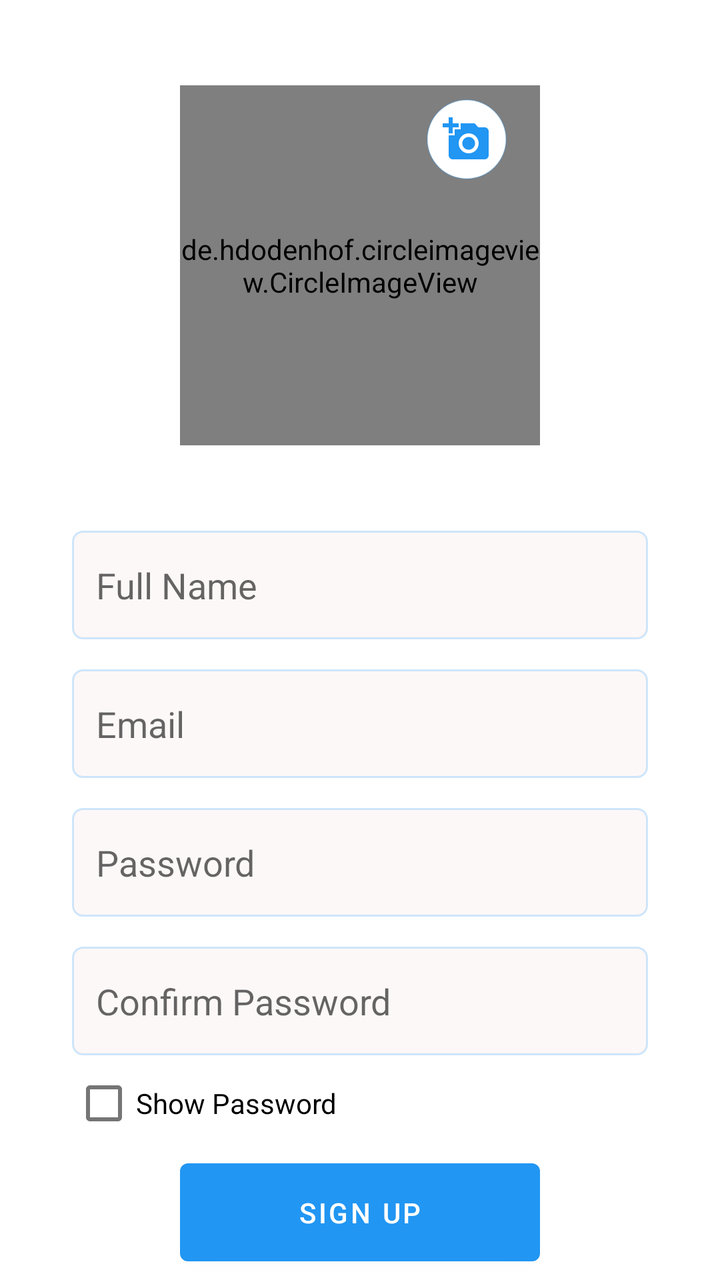
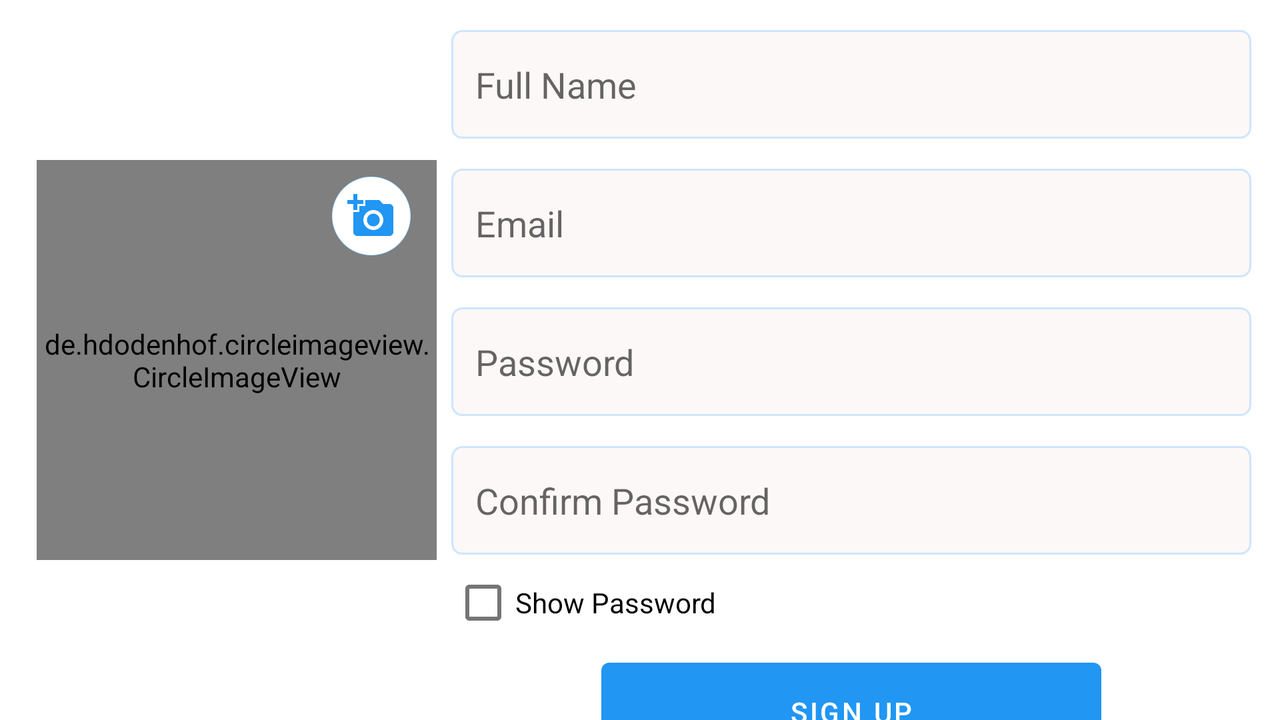

Compare how this app lays out the same screen by default and in its alternative resource folder. The renders come first, then the two layout files and the values they reference.
<!-- AndroidManifest.xml: activity theme Theme.ProjectSkeletonWithHilt.NoToolbar -->
<!-- res/layout/activity_sign_up.xml -->
<?xml version="1.0" encoding="utf-8"?>
<androidx.coordinatorlayout.widget.CoordinatorLayout xmlns:android="http://schemas.android.com/apk/res/android"
    xmlns:app="http://schemas.android.com/apk/res-auto"
    xmlns:tools="http://schemas.android.com/tools"
    android:layout_width="match_parent"
    android:layout_height="match_parent"
    tools:context=".activities.login.LoginActivity">

    <androidx.core.widget.NestedScrollView
        android:layout_width="match_parent"
        android:layout_height="match_parent"
        android:fillViewport="true"
        app:layout_behavior="@string/appbar_scrolling_view_behavior">

        <androidx.constraintlayout.widget.ConstraintLayout
            android:id="@+id/container"
            android:layout_width="match_parent"
            android:layout_height="match_parent">

            <de.hdodenhof.circleimageview.CircleImageView
                android:id="@+id/imageView"
                android:layout_width="0dp"
                android:layout_height="0dp"
                android:orientation="vertical"
                android:src="@drawable/profile_placeholder"
                app:civ_border_color="@color/light_blue_600"
                app:civ_border_width="1dp"
                app:layout_constraintBottom_toTopOf="@+id/guideline_horizontal_25_top"
                app:layout_constraintDimensionRatio="1:1"
                app:layout_constraintEnd_toEndOf="@id/guideline_button_end"
                app:layout_constraintHeight_max="200dp"
                app:layout_constraintStart_toStartOf="@id/guideline_button_start"
                app:layout_constraintTop_toTopOf="@+id/guideline_horizontal_25_top"
                app:layout_constraintWidth_max="200dp" />

            <ImageView
                android:layout_width="wrap_content"
                android:layout_height="wrap_content"
                android:background="@drawable/custom_icon_round"
                android:src="@drawable/ic_baseline_add_a_photo_24"
                app:layout_constraintBottom_toBottomOf="@+id/imageView"
                app:layout_constraintEnd_toEndOf="@+id/imageView"
                app:layout_constraintHorizontal_bias="0.88"
                app:layout_constraintStart_toStartOf="@+id/imageView"
                app:layout_constraintTop_toTopOf="@+id/imageView"
                app:layout_constraintVertical_bias="0.05"
                app:tint="?attr/colorPrimary" />

            <EditText
                android:id="@+id/inputFullName"
                android:layout_width="0dp"
                android:layout_height="wrap_content"
                android:background="@drawable/custom_edittext_round_corner"
                android:drawableStart="@drawable/ic_person"
                android:drawablePadding="12dp"
                android:hint="@string/prompt_full_name"
                android:importantForAutofill="no"
                android:inputType="textPersonName"
                android:paddingVertical="15dp"
                android:paddingStart="12dp"
                android:paddingEnd="12dp"
                android:selectAllOnFocus="true"
                app:layout_constraintEnd_toStartOf="@+id/guideline_vertical_end"
                app:layout_constraintStart_toStartOf="@+id/guideline_vertical_start"
                app:layout_constraintTop_toTopOf="@+id/guideline_horizontal_center"
                app:layout_constraintWidth_max="500dp" />

            <EditText
                android:id="@+id/inputEmail"
                android:layout_width="0dp"
                android:layout_height="wrap_content"
                android:layout_marginTop="15dp"
                android:background="@drawable/custom_edittext_round_corner"
                android:drawableStart="@drawable/ic_email"
                android:drawablePadding="12dp"
                android:hint="@string/prompt_email"
                android:importantForAutofill="no"
                android:inputType="textEmailAddress"
                android:paddingVertical="15dp"
                android:paddingStart="12dp"
                android:paddingEnd="12dp"
                android:selectAllOnFocus="true"
                app:layout_constraintEnd_toStartOf="@+id/guideline_vertical_end"
                app:layout_constraintStart_toStartOf="@+id/guideline_vertical_start"
                app:layout_constraintTop_toBottomOf="@+id/inputFullName"
                app:layout_constraintWidth_max="500dp" />


            <EditText
                android:id="@+id/inputPassword"
                android:layout_width="0dp"
                android:layout_height="wrap_content"
                android:layout_marginTop="15dp"
                android:background="@drawable/custom_edittext_round_corner"
                android:drawableStart="@drawable/ic_password"
                android:drawablePadding="12dp"
                android:hint="@string/prompt_password"
                android:inputType="textPassword"
                android:paddingVertical="15dp"
                android:paddingStart="12dp"
                android:paddingEnd="12dp"
                android:selectAllOnFocus="true"
                app:layout_constraintEnd_toStartOf="@+id/guideline_vertical_end"
                app:layout_constraintStart_toStartOf="@+id/guideline_vertical_start"
                app:layout_constraintTop_toBottomOf="@+id/inputEmail"
                app:layout_constraintWidth_max="500dp" />

            <EditText
                android:id="@+id/inputConfirmPassword"
                android:layout_width="0dp"
                android:layout_height="wrap_content"
                android:layout_marginTop="15dp"
                android:background="@drawable/custom_edittext_round_corner"
                android:drawableStart="@drawable/ic_password"
                android:drawablePadding="12dp"
                android:hint="@string/prompt_confirm_password"
                android:imeOptions="actionDone"
                android:inputType="textPassword"
                android:paddingVertical="15dp"
                android:paddingStart="12dp"
                android:paddingEnd="12dp"
                android:selectAllOnFocus="true"
                app:layout_constraintEnd_toStartOf="@+id/guideline_vertical_end"
                app:layout_constraintStart_toStartOf="@+id/guideline_vertical_start"
                app:layout_constraintTop_toBottomOf="@+id/inputPassword"
                app:layout_constraintWidth_max="500dp" />

            <CheckBox
                android:id="@+id/checkBoxShowPassword"
                android:layout_width="wrap_content"
                android:layout_height="wrap_content"
                android:text="@string/title_check_box_show_password"
                app:layout_constraintStart_toStartOf="@+id/inputConfirmPassword"
                app:layout_constraintTop_toBottomOf="@+id/inputConfirmPassword" />

            <Button
                android:id="@+id/login"
                android:layout_width="0dp"
                android:layout_height="wrap_content"
                android:layout_gravity="start"
                android:paddingVertical="15dp"
                android:text="@string/action_sign_up"
                app:layout_constraintBottom_toTopOf="@+id/guideline_horizontal_end"
                app:layout_constraintEnd_toStartOf="@+id/guideline_button_end"
                app:layout_constraintStart_toStartOf="@+id/guideline_button_start"
                app:layout_constraintTop_toBottomOf="@+id/checkBoxShowPassword"
                app:layout_constraintVertical_bias="0.4"
                app:layout_constraintWidth_max="350dp" />

            <ProgressBar
                android:id="@+id/loading"
                android:layout_width="wrap_content"
                android:layout_height="wrap_content"
                android:layout_gravity="center"
                android:layout_marginTop="64dp"
                android:layout_marginBottom="64dp"
                android:visibility="gone"
                app:layout_constraintBottom_toBottomOf="parent"
                app:layout_constraintEnd_toEndOf="@+id/inputConfirmPassword"
                app:layout_constraintStart_toStartOf="@+id/inputConfirmPassword"
                app:layout_constraintTop_toTopOf="parent"
                app:layout_constraintVertical_bias="0.3" />

            <androidx.constraintlayout.widget.Guideline
                android:id="@+id/guideline_vertical_start"
                android:layout_width="wrap_content"
                android:layout_height="wrap_content"
                android:orientation="vertical"
                app:layout_constraintGuide_percent="0.1" />

            <androidx.constraintlayout.widget.Guideline
                android:id="@+id/guideline_vertical_end"
                android:layout_width="wrap_content"
                android:layout_height="wrap_content"
                android:orientation="vertical"
                app:layout_constraintGuide_percent="0.9" />

            <androidx.constraintlayout.widget.Guideline
                android:id="@+id/guideline_button_start"
                android:layout_width="wrap_content"
                android:layout_height="wrap_content"
                android:orientation="vertical"
                app:layout_constraintGuide_percent="0.25" />

            <androidx.constraintlayout.widget.Guideline
                android:id="@+id/guideline_button_end"
                android:layout_width="wrap_content"
                android:layout_height="wrap_content"
                android:orientation="vertical"
                app:layout_constraintGuide_percent="0.75" />

            <androidx.constraintlayout.widget.Guideline
                android:id="@+id/guideline_horizontal_start"
                android:layout_width="wrap_content"
                android:layout_height="wrap_content"
                android:orientation="horizontal"
                app:layout_constraintGuide_percent="0.04" />

            <androidx.constraintlayout.widget.Guideline
                android:id="@+id/guideline_horizontal_end"
                android:layout_width="wrap_content"
                android:layout_height="wrap_content"
                android:orientation="horizontal"
                app:layout_constraintGuide_percent="0.96" />

            <androidx.constraintlayout.widget.Guideline
                android:id="@+id/guideline_horizontal_center"
                android:layout_width="wrap_content"
                android:layout_height="wrap_content"
                android:orientation="horizontal"
                app:layout_constraintGuide_percent="0.4" />

            <androidx.constraintlayout.widget.Guideline
                android:id="@+id/guideline_horizontal_25_top"
                android:layout_width="wrap_content"
                android:layout_height="wrap_content"
                android:orientation="horizontal"
                app:layout_constraintGuide_percent="0.20" />

        </androidx.constraintlayout.widget.ConstraintLayout>
    </androidx.core.widget.NestedScrollView>

</androidx.coordinatorlayout.widget.CoordinatorLayout>
<!-- resources referenced by this layout -->
<resources>
  <color name="light_blue_600">#FF039BE5</color>
  <!-- drawable custom_edittext_round_corner (drawable) -->
  <?xml version="1.0" encoding="utf-8"?>
  <selector xmlns:android="http://schemas.android.com/apk/res/android">
  
      
      <item android:state_enabled="true" android:state_focused="true">
          <shape android:shape="rectangle">
              <solid android:color="@color/colorEditTextBackgroundFocused" />
              <corners android:radius="5dp" />
              <stroke android:width="3px" android:color="@color/colorEditTextBackgroundEnabled" />
          </shape>
      </item>
  
      
      <item android:state_enabled="true">
          <shape android:shape="rectangle">
              <solid android:color="@color/colorEditTextBackgroundEnabled" />
              <corners android:radius="5dp" />
              <stroke android:width="3px" android:color="@color/colorEditTextBackgroundFocused" />
  
          </shape>
      </item>
  
      <item android:state_enabled="false">
          <shape android:shape="rectangle">
              <solid android:color="@color/colorEditTextBackgroundDisabled" />
              <corners android:radius="5dp" />
          </shape>
      </item>
  
  </selector>
  <!-- drawable custom_icon_round (drawable) -->
  <?xml version="1.0" encoding="utf-8"?>
  <selector xmlns:android="http://schemas.android.com/apk/res/android">
  
      
      <item android:state_enabled="true">
          <shape android:shape="rectangle">
              <solid android:color="@color/colorIconBackground" />
              <corners android:radius="100dp" />
              <padding android:bottom="8dp" android:left="8dp" android:right="8dp" android:top="8dp" />
              <stroke android:width="2px" android:color="@color/colorEditTextBackgroundFocused" />
          </shape>
      </item>
  
  </selector>
  <!-- drawable ic_baseline_add_a_photo_24 (drawable) -->
  <vector android:height="24dp" android:tint="#727272"
      android:viewportHeight="24" android:viewportWidth="24"
      android:width="24dp" xmlns:android="http://schemas.android.com/apk/res/android">
      <path android:fillColor="@android:color/white" android:pathData="M3,4V1h2v3h3v2H5v3H3V6H0V4H3zM6,10V7h3V4h7l1.83,2H21c1.1,0 2,0.9 2,2v12c0,1.1 -0.9,2 -2,2H5c-1.1,0 -2,-0.9 -2,-2V10H6zM13,19c2.76,0 5,-2.24 5,-5s-2.24,-5 -5,-5s-5,2.24 -5,5S10.24,19 13,19zM9.8,14c0,1.77 1.43,3.2 3.2,3.2s3.2,-1.43 3.2,-3.2s-1.43,-3.2 -3.2,-3.2S9.8,12.23 9.8,14z"/>
  </vector>
  <!-- drawable profile_placeholder: png bitmap (drawable, 12008 bytes) -->
  <string name="action_sign_up">Sign up</string>
  <string name="prompt_confirm_password">Confirm Password</string>
  <string name="prompt_email">Email</string>
  <string name="prompt_full_name">Full Name</string>
  <string name="prompt_password">Password</string>
  <string name="title_check_box_show_password">Show Password</string>
  <style name="Theme.ProjectSkeletonWithHilt.NoToolbar">
          <item name="windowActionBar">false</item>
          <item name="windowNoTitle">true</item>
      </style>
  <color name="colorEditTextBackgroundFocused">#372196F3</color>
  <color name="colorEditTextBackgroundEnabled">#E2FDF7F7</color>
  <color name="colorEditTextBackgroundDisabled">#BABABA</color>
  <color name="colorIconBackground">#FFFFFF</color>
</resources>
<!-- res/layout-land/activity_sign_up.xml (the repository's variant of the layout above) -->
<!-- drawn on the phone turned sideways -->
<?xml version="1.0" encoding="utf-8"?>
<androidx.constraintlayout.widget.ConstraintLayout xmlns:android="http://schemas.android.com/apk/res/android"
    xmlns:app="http://schemas.android.com/apk/res-auto"
    xmlns:tools="http://schemas.android.com/tools"
    android:layout_width="match_parent"
    android:layout_height="match_parent"
    tools:context=".activities.signup.SignUpActivity">

    <androidx.constraintlayout.widget.Guideline
        android:id="@+id/guideline_vertical_center"
        android:layout_width="wrap_content"
        android:layout_height="wrap_content"
        android:orientation="vertical"
        app:layout_constraintGuide_percent="0.35" />

    <de.hdodenhof.circleimageview.CircleImageView
        android:id="@+id/imageView"
        android:layout_width="0dp"
        android:layout_height="0dp"
        android:orientation="vertical"
        android:src="@drawable/profile_placeholder"
        app:civ_border_color="@color/light_blue_600"
        app:civ_border_width="1dp"
        app:layout_constraintBottom_toTopOf="@+id/guideline_horizontal_end"
        app:layout_constraintDimensionRatio="1:1"
        app:layout_constraintEnd_toStartOf="@+id/guideline_vertical_center"
        app:layout_constraintHeight_max="200dp"
        app:layout_constraintStart_toStartOf="@+id/guideline_vertical_start"
        app:layout_constraintTop_toTopOf="@+id/guideline_horizontal_start"
        app:layout_constraintWidth_max="200dp" />

    <ImageView
        android:layout_width="wrap_content"
        android:layout_height="wrap_content"
        android:background="@drawable/custom_icon_round"
        android:src="@drawable/ic_baseline_add_a_photo_24"
        app:layout_constraintBottom_toBottomOf="@+id/imageView"
        app:layout_constraintEnd_toEndOf="@+id/imageView"
        app:layout_constraintHorizontal_bias="0.92"
        app:layout_constraintStart_toStartOf="@+id/imageView"
        app:layout_constraintTop_toTopOf="@+id/imageView"
        app:layout_constraintVertical_bias="0.05"
        app:tint="?attr/colorPrimary" />

    <androidx.core.widget.NestedScrollView
        android:layout_width="0dp"
        android:layout_height="match_parent"
        android:fillViewport="true"
        app:layout_behavior="@string/appbar_scrolling_view_behavior"
        app:layout_constraintEnd_toEndOf="@+id/guideline_vertical_end"
        app:layout_constraintStart_toEndOf="@id/guideline_vertical_center">

        <androidx.constraintlayout.widget.ConstraintLayout
            android:id="@+id/container"
            android:layout_width="match_parent"
            android:layout_height="match_parent">


            <EditText
                android:id="@+id/inputFullName"
                android:layout_width="0dp"
                android:layout_height="wrap_content"
                android:layout_marginTop="15dp"
                android:background="@drawable/custom_edittext_round_corner"
                android:drawableStart="@drawable/ic_person"
                android:drawablePadding="12dp"
                android:hint="@string/prompt_full_name"
                android:importantForAutofill="no"
                android:inputType="textPersonName"
                android:paddingVertical="15dp"
                android:paddingStart="12dp"
                android:paddingEnd="12dp"
                android:selectAllOnFocus="true"
                app:layout_constraintBottom_toTopOf="@+id/inputEmail"
                app:layout_constraintEnd_toEndOf="parent"
                app:layout_constraintHorizontal_bias="0.5"
                app:layout_constraintStart_toStartOf="parent"
                app:layout_constraintTop_toTopOf="parent"
                app:layout_constraintVertical_chainStyle="packed"
                app:layout_constraintWidth_max="400dp" />

            <EditText
                android:id="@+id/inputEmail"
                android:layout_width="0dp"
                android:layout_height="wrap_content"
                android:layout_marginTop="15dp"
                android:background="@drawable/custom_edittext_round_corner"
                android:drawableStart="@drawable/ic_email"
                android:drawablePadding="12dp"
                android:hint="@string/prompt_email"
                android:importantForAutofill="no"
                android:inputType="textEmailAddress"
                android:paddingVertical="15dp"
                android:paddingStart="12dp"
                android:paddingEnd="12dp"
                android:selectAllOnFocus="true"

                app:layout_constraintBottom_toTopOf="@+id/inputPassword"
                app:layout_constraintEnd_toEndOf="parent"
                app:layout_constraintHorizontal_bias="0.5"
                app:layout_constraintStart_toStartOf="parent"
                app:layout_constraintTop_toBottomOf="@+id/inputFullName"
                app:layout_constraintWidth_max="400dp" />


            <EditText
                android:id="@+id/inputPassword"
                android:layout_width="0dp"
                android:layout_height="wrap_content"
                android:layout_marginTop="15dp"
                android:background="@drawable/custom_edittext_round_corner"
                android:drawableStart="@drawable/ic_password"
                android:drawablePadding="12dp"
                android:hint="@string/prompt_password"
                android:inputType="textPassword"
                android:paddingVertical="15dp"
                android:paddingStart="12dp"
                android:paddingEnd="12dp"
                android:selectAllOnFocus="true"
                app:layout_constraintBottom_toTopOf="@+id/inputConfirmPassword"
                app:layout_constraintEnd_toEndOf="parent"
                app:layout_constraintHorizontal_bias="0.5"
                app:layout_constraintStart_toStartOf="parent"
                app:layout_constraintTop_toBottomOf="@+id/inputEmail"
                app:layout_constraintWidth_max="400dp" />

            <EditText
                android:id="@+id/inputConfirmPassword"
                android:layout_width="0dp"
                android:layout_height="wrap_content"
                android:layout_marginTop="15dp"
                android:background="@drawable/custom_edittext_round_corner"
                android:drawableStart="@drawable/ic_password"
                android:drawablePadding="12dp"
                android:hint="@string/prompt_confirm_password"
                android:imeOptions="actionDone"
                android:inputType="textPassword"
                android:paddingVertical="15dp"
                android:paddingStart="12dp"
                android:paddingEnd="12dp"
                android:selectAllOnFocus="true"
                app:layout_constraintBottom_toTopOf="@+id/checkBoxShowPassword"
                app:layout_constraintEnd_toEndOf="parent"
                app:layout_constraintHorizontal_bias="0.5"
                app:layout_constraintStart_toStartOf="parent"
                app:layout_constraintTop_toBottomOf="@+id/inputPassword"
                app:layout_constraintWidth_max="400dp" />

            <CheckBox
                android:id="@+id/checkBoxShowPassword"
                android:layout_width="wrap_content"
                android:layout_height="wrap_content"
                android:text="@string/title_check_box_show_password"
                app:layout_constraintBottom_toTopOf="@+id/login"
                app:layout_constraintStart_toStartOf="@+id/inputConfirmPassword"
                app:layout_constraintTop_toBottomOf="@+id/inputConfirmPassword" />

            <Button
                android:id="@+id/login"
                android:layout_width="0dp"
                android:layout_height="wrap_content"
                android:layout_gravity="start"
                android:paddingVertical="15dp"
                android:text="@string/action_sign_up"
                app:layout_constraintBottom_toBottomOf="parent"
                app:layout_constraintEnd_toEndOf="parent"
                app:layout_constraintHorizontal_bias="0.5"
                app:layout_constraintStart_toStartOf="parent"
                app:layout_constraintTop_toBottomOf="@+id/checkBoxShowPassword"
                app:layout_constraintVertical_bias="0.4"
                app:layout_constraintWidth_max="250dp" />

            <ProgressBar
                android:id="@+id/loading"
                android:layout_width="wrap_content"
                android:layout_height="wrap_content"
                android:layout_gravity="center"
                android:layout_marginTop="64dp"
                android:layout_marginBottom="64dp"
                android:visibility="gone"
                app:layout_constraintBottom_toBottomOf="parent"
                app:layout_constraintEnd_toEndOf="@+id/inputConfirmPassword"
                app:layout_constraintStart_toStartOf="@+id/inputConfirmPassword"
                app:layout_constraintTop_toTopOf="parent"
                app:layout_constraintVertical_bias="0.3" />


            <androidx.constraintlayout.widget.Guideline
                android:id="@+id/guideline_button_start"
                android:layout_width="wrap_content"
                android:layout_height="wrap_content"
                android:orientation="vertical"
                app:layout_constraintGuide_percent="0.25" />

            <androidx.constraintlayout.widget.Guideline
                android:id="@+id/guideline_button_end"
                android:layout_width="wrap_content"
                android:layout_height="wrap_content"
                android:orientation="vertical"
                app:layout_constraintGuide_percent="0.75" />


            <androidx.constraintlayout.widget.Guideline
                android:id="@+id/guideline_horizontal_25_top"
                android:layout_width="wrap_content"
                android:layout_height="wrap_content"
                android:orientation="horizontal"
                app:layout_constraintGuide_percent="0.20" />

        </androidx.constraintlayout.widget.ConstraintLayout>
    </androidx.core.widget.NestedScrollView>

    <androidx.constraintlayout.widget.Guideline
        android:id="@+id/guideline_vertical_start"
        android:layout_width="wrap_content"
        android:layout_height="wrap_content"
        android:orientation="vertical"
        app:layout_constraintGuide_percent="0.02" />

    <androidx.constraintlayout.widget.Guideline
        android:id="@+id/guideline_vertical_end"
        android:layout_width="wrap_content"
        android:layout_height="wrap_content"
        android:orientation="vertical"
        app:layout_constraintGuide_percent="0.98" />

    <androidx.constraintlayout.widget.Guideline
        android:id="@+id/guideline_horizontal_start"
        android:layout_width="wrap_content"
        android:layout_height="wrap_content"
        android:orientation="horizontal"
        app:layout_constraintGuide_percent="0.04" />

    <androidx.constraintlayout.widget.Guideline
        android:id="@+id/guideline_horizontal_end"
        android:layout_width="wrap_content"
        android:layout_height="wrap_content"
        android:orientation="horizontal"
        app:layout_constraintGuide_percent="0.96" />
</androidx.constraintlayout.widget.ConstraintLayout>
